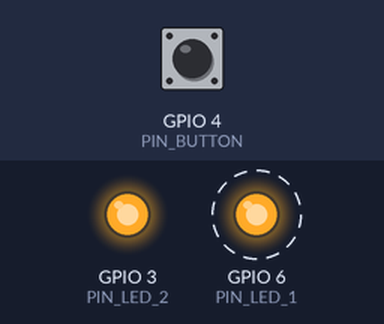
A program run on a simulated ESP32-S3. Shown: output pins drawn as LEDs (lit = HIGH). Dashed ring = blinking. The test bench sets the inputs (shaded band); at power-on: GPIO 4 (PIN_BUTTON) HIGH.

Above: at 1.2 s.
1.3 s: GPIO 4 (PIN_BUTTON) pulsed LOW 5 times (0.12 s each, 0.3 s apart)
4.6 s: GPIO 4 (PIN_BUTTON) pulled LOW for 0.15 s
At 7.5 s:
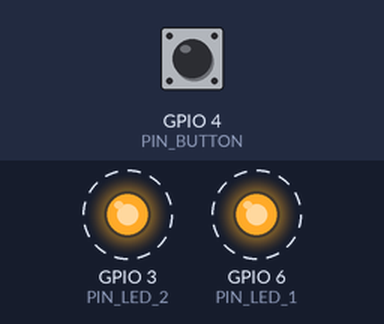
7.6 s: GPIO 4 (PIN_BUTTON) pulled LOW for 1 s
At 8.07 s:
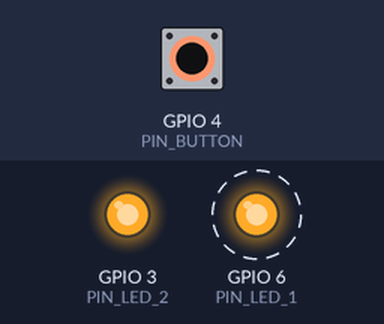
Timing chart, 0 to 16.6 s (numbered marks = the images above; inputs shaded):
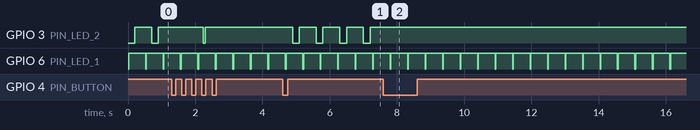

The program:

main.cpp
```cpp
#include <Arduino.h>

constexpr const int PIN_LED_1 = 6;
constexpr const int PIN_LED_2 = 3;
constexpr const int PIN_BUTTON = 4;

constexpr const int LED_1_ON_DURATION = 20; // ms
constexpr const int LED_1_OFF_DURATION = 500; // ms

constexpr const int LED_2_ON_DURATION = 200; // ms
constexpr const int LED_2_OFF_DURATION = 500; // ms

volatile bool g_button_pressed = false;

ulong g_time = 0;

void IRAM_ATTR buttonHandler()
{
    //if (digitalRead(PIN_BUTTON) == LOW) {
        g_button_pressed = true;
    //}
}

void setup()
{
    pinMode(PIN_LED_1, OUTPUT);
    pinMode(PIN_LED_2, OUTPUT);
	//pinMode(PIN_BUTTON, INPUT_PULLUP);
	pinMode(PIN_BUTTON, INPUT);

    attachInterrupt(PIN_BUTTON, buttonHandler, FALLING);
}

// On time
void led_1_handler()
{
    static ulong next_on_time = 0;
    static ulong next_off_time = 0;

    if (g_time > next_on_time) {
        next_off_time = next_on_time + LED_1_ON_DURATION;
        digitalWrite(PIN_LED_1, LOW);
    }
    if (g_time > next_off_time) {
        next_on_time = next_off_time + LED_1_OFF_DURATION;
        digitalWrite(PIN_LED_1, HIGH);
    }
}

void led_2_handler()
{
    static ulong next_on_time = 0;
    static ulong next_off_time = 0;

    if (g_button_pressed) {
        g_button_pressed = false;
        if (next_off_time == ULONG_MAX) {
            next_on_time = 0;
            next_off_time = 0;
        }
        else {
            next_off_time = ULONG_MAX;
            next_on_time = ULONG_MAX;
            digitalWrite(PIN_LED_2, HIGH);
        }
    }

    if (g_time > next_on_time) {
        next_off_time = next_on_time + LED_2_ON_DURATION;
        digitalWrite(PIN_LED_2, LOW);
    }
    if (g_time > next_off_time) {
        next_on_time = next_off_time + LED_2_OFF_DURATION;
        digitalWrite(PIN_LED_2, HIGH);
    }
}

void loop()
{
    g_time = millis();

	led_1_handler();
    led_2_handler();
}
```

Measured:
- after the input at 4.6 s, GPIO 3 (PIN_LED_2): alternates HIGH for 0.50 s and LOW for 0.20 s, starting after 0.30 s
- after the input at 7.6 s, GPIO 3 (PIN_LED_2): stops changing and stays HIGH
- by itself, GPIO 6 (PIN_LED_1): alternates HIGH for 0.50 s and LOW for 0.02 s
